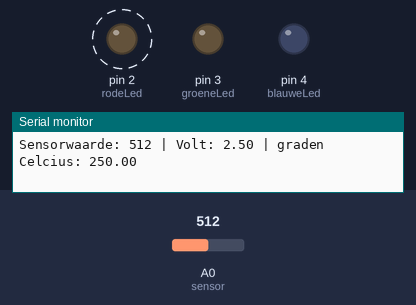
Recording of a sketch running on a simulated Arduino Uno, built with avr-gcc and run on an emulated ATmega328P. Shown: output pins drawn as LEDs (lit = HIGH), the last lines printed to the serial monitor. Dashed ring = blinking. Inputs (shaded band) come from the test bench; at power-on: A0 (sensor) = 512.

Above: at 1.8 s.
1.9 s: A0 (sensor) set to 65
5.4 s: A0 (sensor) set to 61
At 6.8 s:
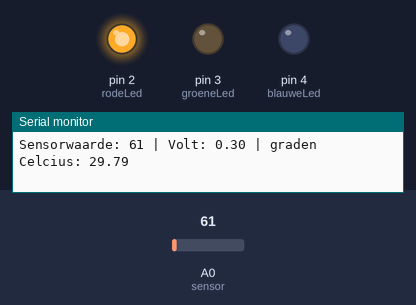
7.0 s: A0 (sensor) set to 0
At 7.4 s:
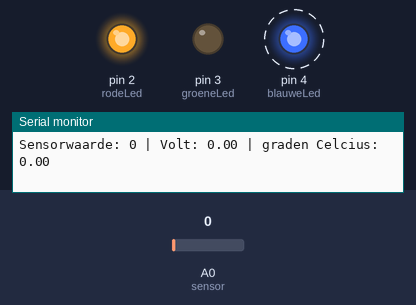
11.1 s: A0 (sensor) set to 122
At 11.9 s:
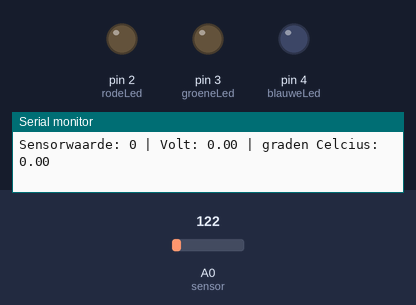
Timing chart, 0 to 16.2 s (numbered marks = the images above; inputs shaded):
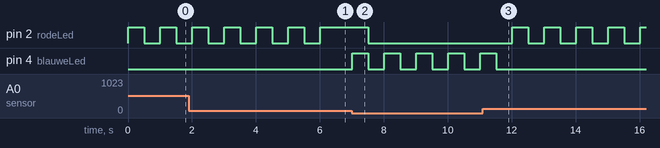

Measured:
- the behaviour switches between 62 and 61 on A0 (sensor) (found by bisection; images 0 and 1)
- after the input at 5.4 s, pin 2 (rodeLed): goes on until 6.0 s, then stays HIGH
- after the input at 7.0 s, pin 2 (rodeLed): HIGH → LOW after 0.51 s; pin 4 (blauweLed): alternates HIGH for 0.50 s and LOW for 0.50 s, starting at once
- after the input at 11.1 s, pin 2 (rodeLed): alternates HIGH for 0.50 s and LOW for 0.50 s, starting after 0.92 s; pin 4 (blauweLed): goes on until 11.5 s, then stays LOW
- by itself, pin 2 (rodeLed): alternates HIGH for 0.50 s and LOW for 0.50 s

The sketch:

Thermometer.ino
```cpp
const int rodeLed =2;
const int groeneLed = 3;
const int blauweLed = 4;
const int sensor = A0;
const float basisTemperatuur = 26.0;


void setup() {
  // put your setup code here, to run once:
  Serial.begin(9600);
  for(int pinNumber = 2; pinNumber < 5; pinNumber++) {
    pinMode(pinNumber, OUTPUT);
    digitalWrite(pinNumber, LOW);
  }
}

void loop() {
  // put your main code here, to run repeatedly:
  int sensorWaarde = analogRead(sensor);
  Serial.print("Sensorwaarde: ");
  Serial.print(sensorWaarde);
  Serial.print(" | ");

  float voltage = (sensorWaarde/1024.0) * 5.0;
  Serial.print("Volt: ");
  Serial.print(voltage);
  Serial.print(" | ");

  float temperatuur = voltage * 100;
  Serial.print("graden Celcius: ");
  Serial.print(temperatuur);
  Serial.print("\n");

  if (temperatuur < basisTemperatuur -2) {
    digitalWrite(blauweLed, HIGH);
    delay(500);

    digitalWrite(blauweLed, LOW);
    digitalWrite(groeneLed, LOW);
    digitalWrite(rodeLed, LOW);
  } else if (temperatuur >= basisTemperatuur-2 && temperatuur < basisTemperatuur) {
    digitalWrite(blauweLed, HIGH);
    digitalWrite(groeneLed, LOW);
    digitalWrite(rodeLed, LOW);
  } else if (temperatuur >= basisTemperatuur && temperatuur < basisTemperatuur+2) {
    digitalWrite(rodeLed, LOW);
    digitalWrite(groeneLed, HIGH);
    digitalWrite(blauweLed, LOW);
  } else if (temperatuur >= basisTemperatuur+2 && temperatuur < basisTemperatuur+4) {
    digitalWrite(rodeLed, HIGH);
    digitalWrite(groeneLed, LOW);
    digitalWrite(blauweLed, LOW);

  } else if (temperatuur > basisTemperatuur+4) {
    digitalWrite(blauweLed, LOW);
    digitalWrite(groeneLed, LOW);
    digitalWrite(rodeLed, HIGH);
    delay(500);
    digitalWrite(rodeLed, LOW);
  }
  delay(500);
}
```
